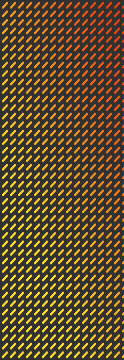
#> input picture modules/arknights/resource/back_six.png, 124 x 360 px
$ python gacha.py
#> lines starting #> are read from the running program, lines starting #| are printed output that depends on the picture
import itertools
import json
import math
import random
import re
from loguru import logger
from io import BytesIO

from PIL import Image, ImageDraw, ImageFont, ImageEnhance
from typing import List, Optional, Union, TypedDict, Dict
from pathlib import Path
import httpx
from lxml import etree

from modules.rand import random_pick_big


class ArknightsOperator(TypedDict):
    name: str
    rarity: int


class ArknightsData(TypedDict):
    name: str
    six_per: float
    five_per: float
    four_per: float
    operators: Dict[str, List[str]]  # 当期新 up 的干员不应该在里面
    up_limit: List[str]
    up_alert_limit: List[str]
    up_six_list: List[str]
    up_five_list: List[str]
    up_four_list: List[str]


class ArknightsGacha:
    six_statis: int
    six_per: int
    five_per: int
    four_per: int
    three_per: int
    data: ArknightsData

    color = {
        6: (0xFF, 0x7F, 0x27),  # ff7f27
        5: (0xFF, 0xC9, 0x0E),  # ffc90e
        4: (0x93, 0x19, 0x93),  # d8b3d8
        3: (0x09, 0xB3, 0xF7),  # 09b3f7
    }

    # [293 lines left out: functions __init__, update, generate_rank, generate_operator, create_image, not called in this run]

    def gacha(self, count: int = 1, relief: bool = True):
        return self.create_image((self.generate_rank(count)), count, relief)


char_pat = re.compile(r"\|职业=(.+?)\n\|.+?")
six_bgi = Image.open(Path(__file__).parent / "resource" / "back_six.png")
#> six_bgi is the input picture: PIL image 124x360 RGBA; mean R, G, B, A 96.6, 77.9, 46.3, 255
five_bgi = Image.open(Path(__file__).parent / "resource" / "back_five.png")
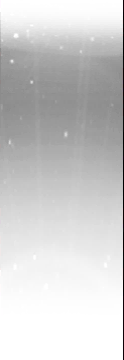
#> input picture modules/arknights/resource/back_five.png, 124 x 360 px
#> five_bgi is the input picture: PIL image 124x360 RGB; mean R, G, B 206.8, 206.7, 206.7
four_bgi = Image.open(Path(__file__).parent / "resource" / "back_four.png")
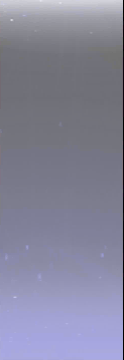
#> input picture modules/arknights/resource/back_four.png, 124 x 360 px
#> four_bgi is the input picture: PIL image 124x360 RGB; mean R, G, B 133.7, 133.7, 155.2
low_bgi = Image.new("RGBA", (124, 360), (49, 49, 49))
six_tail = Image.open(Path(__file__).parent / "resource" / "six_02.png")
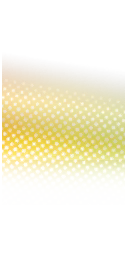
#> input picture modules/arknights/resource/six_02.png, 125 x 256 px
#> six_tail is the input picture: PIL image 125x256 RGBA; mean R, G, B, A 214.4, 200.8, 137.2, 44.7

#> (the run stopped early here; a loop or call above may not have finished)
